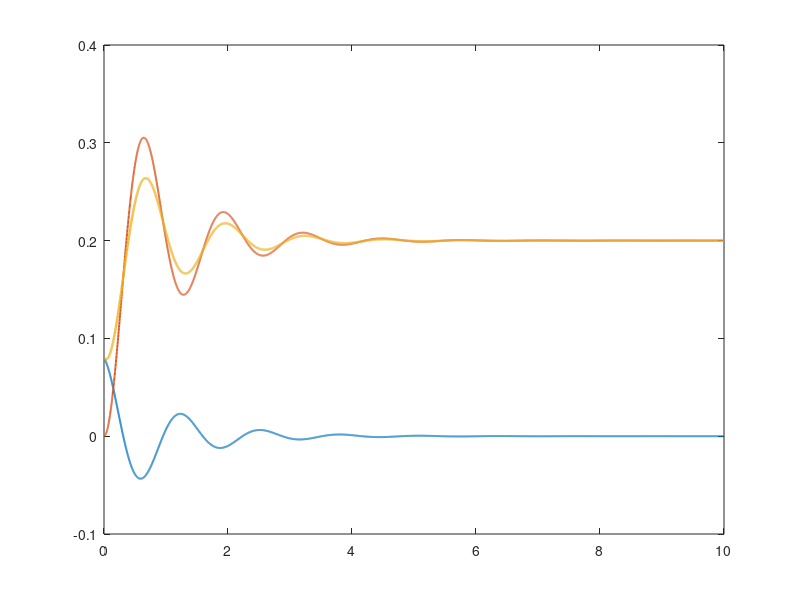

This figure's MATLAB source: (Note: this script raises an error after producing the figure.)
%% 1. Modelo físico y representación de estados
% Función de transferencia, convolución y estabilidad.
% Modelos de tiempo continuo.
% Requiere MATLAB y Control System Toolbox. No requiere Simulink.
clear; close all; clc;
m = 2;                 % kg
c = 4;                 % N*s/m
k = 50;                % N/m
F0 = 10;               % N
z0 = [0.08; -0.10];     % [posición en m; velocidad en m/s]
dt = 0.002;            % Paso de observación, no del modelo continuo
t = (0:dt:10)';

Am = [0 1; -k/m -c/m];
Bm = [0; 1/m];
Cm = [1 0];
Dm = 0;
sys = ss(Am,Bm,Cm,Dm);
G = tf(1,[m c k]);
alpha = c/(2*m);
wn = sqrt(k/m);
zeta = alpha/wn;
wd = sqrt(wn^2-alpha^2);
disp('Polos de G:'); disp(pole(G));
fprintf('Ganancia estática: %.6f m/N\n',dcgain(G));
fprintf('Estabilidad estricta: %d\n',isstable(sys));

%% 2. Respuesta libre, forzada y total
fStep = F0*ones(size(t));
xLibre = initial(sys,z0,t);
xForzada = lsim(sys,fStep,t,zeros(2,1));
xTotal = lsim(sys,fStep,t,z0);
xLibreAn = exp(-alpha*t).*(z0(1)*cos(wd*t) + ...
    (z0(2)+alpha*z0(1))/wd*sin(wd*t));
xForzadaAn = F0/k*(1-exp(-alpha*t).* ...
    (cos(wd*t)+alpha/wd*sin(wd*t)));
errSuperposicion = max(abs(xTotal-xLibre-xForzada));
errAnalitico = max(abs(xTotal-xLibreAn-xForzadaAn));
fprintf('Error de superposición: %.3e m\n',errSuperposicion);
fprintf('Error frente a la solución analítica: %.3e m\n', ...
    errAnalitico);

figure('Name','Libre, forzada y total');
plot(t,xLibre,'LineWidth',1.4); hold on;
plot(t,xForzada,'LineWidth',1.4);
plot(t,xTotal,'LineWidth',1.7);
yline(F0/k,'k:','Equilibrio'); grid on;
xlabel('Tiempo (s)'); ylabel('Posición (m)');
legend('Libre','Forzada con estado inicial nulo','Total', ...
    'Location','best');
xlim([0 8]);

%% 3. Respuesta al impulso
h = squeeze(impulse(G,t));
h = h(:);
hAn = exp(-alpha*t).*sin(wd*t)/(m*wd);
fprintf('Error de h(t): %.3e m/(N*s)\n',max(abs(h-hAn)));
figure('Name','Respuesta al impulso');
plot(t,h,'LineWidth',1.6); grid on;
xlabel('Tiempo (s)'); ylabel('h(t) [m/(N s)]'); xlim([0 8]);

%% 4. Pulso de fuerza y convolución numérica
uPulso = F0*double(t>=0.5 & t<1.5);
% Cada muestra de la fuerza se mantiene hasta la siguiente (ZOH).
xPulso = lsim(sys,uPulso,t,zeros(2,1),'zoh');
aux = dt*conv(h,uPulso);
xConv = aux(1:numel(t));

% Solución exacta como diferencia de dos respuestas al escalón.
escalon = @(r) (1/k)*(1-exp(-alpha*r).* ...
    (cos(wd*r)+alpha/wd*sin(wd*r)));
xPulsoAn = F0*(escalon(max(t-0.5,0))-escalon(max(t-1.5,0)));
fprintf('Error ZOH frente al pulso analítico: %.3e m\n', ...
    max(abs(xPulso-xPulsoAn)));
fprintf('Error de la suma de convolución: %.3e m\n', ...
    max(abs(xConv-xPulso)));

figure('Name','Respuesta al pulso');
plot(t,xPulso,'LineWidth',1.8); hold on;
plot(t,xConv,'--','LineWidth',1.3); grid on;
xlabel('Tiempo (s)'); ylabel('Posición (m)');
legend('Modelo continuo con entrada ZOH','Convolución aproximada');
xlim([0 8]);

% Una instantánea del integrando para t*=1.6 s.
tEstrella = 1.6;
tau = t(t<=2.3);
uTau = F0*double(tau>=0.5 & tau<1.5);
retardo = tEstrella-tau;
hInvertida = zeros(size(tau));
causal = retardo>=0;
hInvertida(causal) = exp(-alpha*retardo(causal)).* ...
    sin(wd*retardo(causal))/(m*wd);
producto = uTau.*hInvertida;
figure('Name','Construcción de la convolución');
tiledlayout(3,1);
nexttile; stairs(tau,uTau,'LineWidth',1.4); grid on;
ylabel('u(\tau) (N)');
nexttile; plot(tau,hInvertida,'LineWidth',1.4); grid on;
ylabel('h(t^*-\tau)');
nexttile; area(tau,producto); grid on;
xlabel('\tau (s)'); ylabel('Producto (m/s)');

%% 5. Estabilidad y criterio de Routh-Hurwitz
fprintf('\nEstabilidad al cambiar el amortiguamiento:\n');
valoresC = [4 0 -2];
figure('Name','Polos y estabilidad'); hold on;
for j = 1:numel(valoresC)
    Gj = tf(1,[m valoresC(j) k]);
    pj = pole(Gj);
    plot(real(pj),imag(pj),'x','MarkerSize',10,'LineWidth',1.7, ...
        'DisplayName',sprintf('c = %g N s/m',valoresC(j)));
    fprintf('c=%g: isstable=%d\n',valoresC(j),isstable(Gj));
end
xline(0,'k:'); yline(0,'k:'); grid on;
xlabel('Parte real (1/s)'); ylabel('Parte imaginaria (rad/s)');
legend('Location','best');

% p(s)=s^3+3s^2+2s+K es Hurwitz exactamente para 0<K<6.
for K = [1 6 8]
    fprintf('\nK=%g, raíces del polinomio:\n',K);
    disp(roots([1 3 2 K]));
end

%% 6. Valor final y respuesta sinusoidal permanente
xInf = F0*dcgain(G);
zEq = -Am\(Bm*F0);
info = stepinfo(G);    % Escalón unitario, estado inicial nulo
fprintf('\nx(infinito) = %.4f m\n',xInf);
fprintf('Equilibrio [posición; velocidad]:\n'); disp(zEq);
fprintf('Sobreimpulso: %.2f %%\n',info.Overshoot);
fprintf('Establecimiento al 2 %%: %.3f s\n',info.SettlingTime);

Au = 5;               % Amplitud de fuerza, N
Omega = 3;            % rad/s
uSen = Au*sin(Omega*t);
Gj = squeeze(freqresp(G,Omega));
amplitud = Au*abs(Gj);
fase = angle(Gj);
xPermanente = amplitud*sin(Omega*t+fase);
xSen = lsim(sys,uSen,t,z0,'foh');
fprintf('Amplitud permanente: %.6f m\n',amplitud);
fprintf('Fase: %.4f grados\n',rad2deg(fase));
figure('Name','Estado estable sinusoidal');
plot(t,xSen,'LineWidth',1.6); hold on;
plot(t,xPermanente,'--','LineWidth',1.4); grid on;
xlabel('Tiempo (s)'); ylabel('Posición (m)');
legend('Respuesta total','Respuesta permanente sinusoidal');

% Una rampa no tiene por qué producir un valor final constante.
aRampa = 2;           % N/s
xRampa = lsim(sys,aRampa*t,t,zeros(2,1),'foh');
xRampaAsintotica = aRampa/k*t-aRampa*c/k^2;
figure('Name','Régimen de una rampa');
plot(t,xRampa,'LineWidth',1.5); hold on;
plot(t,xRampaAsintotica,'--','LineWidth',1.4); grid on;
xlabel('Tiempo (s)'); ylabel('Posición (m)');
legend('Respuesta desde reposo','Régimen asintótico');

%% 7. Resonancia y estabilidad BIBO
tr = (0:dt:20)';
ur = sin(wn*tr);       % Fuerza de amplitud 1 N, acotada
GsinAmort = tf(1,[m 0 k]);
xResonante = lsim(GsinAmort,ur,tr,'foh');
xAmortiguada = lsim(G,ur,tr,'foh');
xResonanteAn = sin(wn*tr)/(2*m*wn^2) ...
    - tr.*cos(wn*tr)/(2*m*wn);
fprintf('Error en resonancia por interpolación: %.3e m\n', ...
    max(abs(xResonante-xResonanteAn)));
figure('Name','Una entrada acotada puede producir resonancia');
plot(tr,xResonante,'LineWidth',1.4); hold on;
plot(tr,xAmortiguada,'LineWidth',1.4); grid on;
xlabel('Tiempo (s)'); ylabel('Posición (m)');
legend('Sin amortiguamiento','Con c = 4 N s/m');

%% 8. Un modo interno que no aparece en la transferencia reducida
Ah = [1 0; 0 -2]; Bh = [0; 1]; Ch = [1 1]; Dh = 0;
sysOculto = ss(Ah,Bh,Ch,Dh);
Gred = minreal(tf(sysOculto),1e-9);
disp('Transferencia reducida:'); disp(Gred);
fprintf('Transferencia reducida estable: %d\n',isstable(Gred));
disp('Autovalores internos:'); disp(eig(Ah));
% Con entrada cero y estado inicial [1;0], la salida es exp(t).
% minreal no debe usarse como prueba de estabilidad interna.

%% 9. Motor de CD con tensión y par de carga como entradas
R = 2; L = 0.01; J = 0.002; b = 0.02; Kt = 0.1; Ke = 0.1;
denMotor = [L*J L*b+R*J R*b+Ke*Kt];
Gomega = tf(Kt,denMotor);
Gtau = tf([-L -R],denMotor);
Gmotor = [Gomega Gtau];
tm = (0:0.0005:1.2)';
Vm = 12; tau0 = 0.1;
entradas = [Vm*ones(size(tm)), tau0*double(tm>=0.35)];
omega = lsim(Gmotor,entradas,tm,'zoh');
omegaSinCarga = Vm*dcgain(Gomega);
omegaConCarga = Vm*dcgain(Gomega)+tau0*dcgain(Gtau);
fprintf('\nVelocidad sin carga: %.3f rad/s\n',omegaSinCarga);
fprintf('Velocidad con carga: %.3f rad/s\n',omegaConCarga);
disp('Polos de velocidad:'); disp(pole(Gomega));

figure('Name','Motor de CD');
plot(tm,omega,'LineWidth',1.7); hold on;
yline(omegaSinCarga,':','Sin carga');
yline(omegaConCarga,'--','Con carga');
xline(0.35,':','Se aplica la carga'); grid on;
xlabel('Tiempo (s)'); ylabel('Velocidad angular (rad/s)');

% Para posición angular aparece un integrador adicional.
Gtheta = Gomega*tf(1,[1 0]);
fprintf('Transferencia tensión-posición BIBO estable: %d\n', ...
    isstable(Gtheta));
